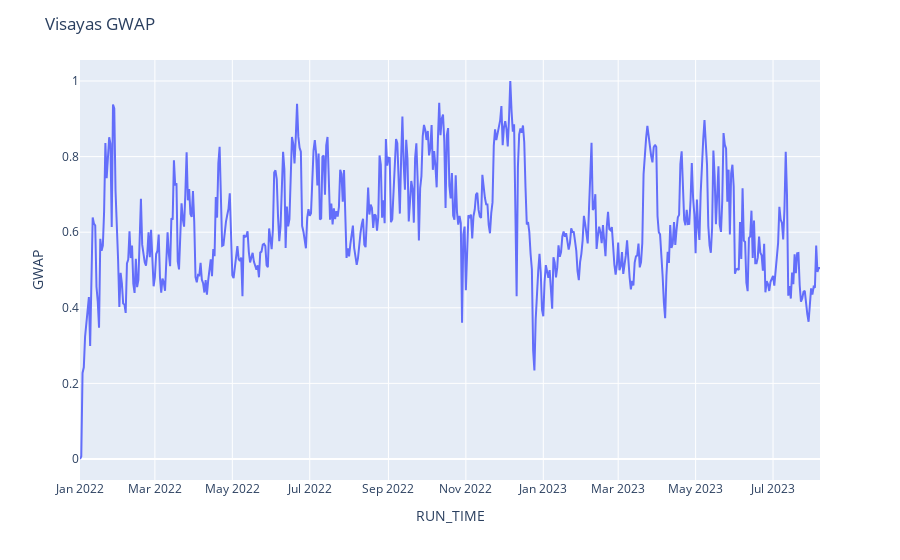
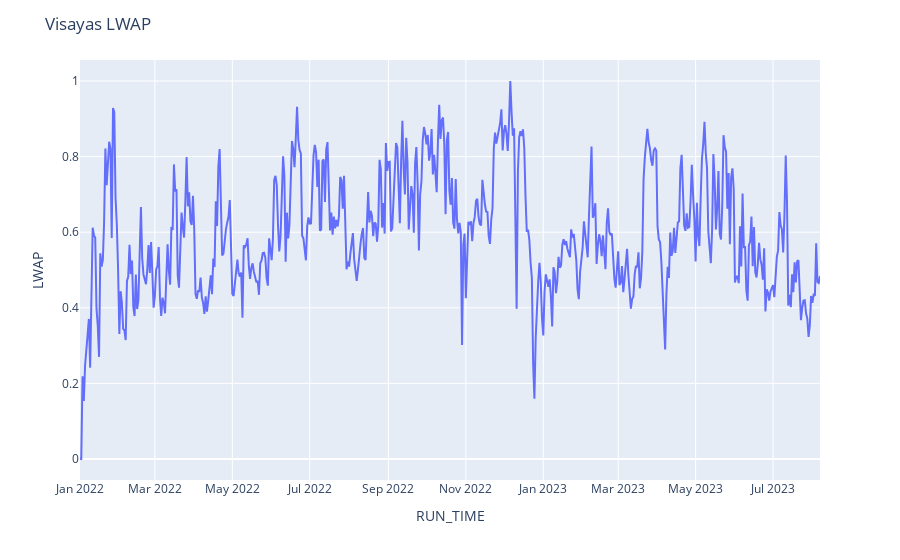

The code cell stored with these charts, in order, in its notebook:
### Code cell
#Plotting Train LWAP ang GWAP
# Create the line plot
gwap_plot = px.line(GWAP_train, x=GWAP_train.index, y='GWAP')
lwap_plot = px.line(LWAP_train, x=LWAP_train.index, y='LWAP')
# Set the title using the ticker value
gwap_plot.update_layout(title=f"Visayas GWAP")
lwap_plot.update_layout(title=f"Visayas LWAP")
# Display the plot
gwap_plot.show()
lwap_plot.show()

### Figure 1 — Plotly figure (JSON) as saved in the notebook; plotly's stock layout.template omitted (floating-point values rounded to 4 significant figures; data arrays with more than 128 entries replaced by an {"elided": "..."} marker saying what was removed)
{"data": [{"hovertemplate": "RUN_TIME=%{x}<br>GWAP=%{y}<extra></extra>", "legendgroup": "", "line": {"color": "#636efa", "dash": "solid"}, "marker": {"symbol": "circle"}, "mode": "lines", "name": "", "orientation": "v", "showlegend": false, "type": "scatter", "x": {"elided": "584 str values"}, "xaxis": "x", "y": {"elided": "584 float values"}, "yaxis": "y"}], "layout": {"legend": {"tracegroupgap": 0}, "margin": {"t": 60}, "title": {"text": "Visayas GWAP"}, "xaxis": {"anchor": "y", "domain": [0, 1], "title": {"text": "RUN_TIME"}}, "yaxis": {"anchor": "x", "domain": [0, 1], "title": {"text": "GWAP"}}}}

### Figure 2 — Plotly figure (JSON) as saved in the notebook; plotly's stock layout.template omitted (floating-point values rounded to 4 significant figures; data arrays with more than 128 entries replaced by an {"elided": "..."} marker saying what was removed)
{"data": [{"hovertemplate": "RUN_TIME=%{x}<br>LWAP=%{y}<extra></extra>", "legendgroup": "", "line": {"color": "#636efa", "dash": "solid"}, "marker": {"symbol": "circle"}, "mode": "lines", "name": "", "orientation": "v", "showlegend": false, "type": "scatter", "x": {"elided": "584 str values"}, "xaxis": "x", "y": {"elided": "584 float values"}, "yaxis": "y"}], "layout": {"legend": {"tracegroupgap": 0}, "margin": {"t": 60}, "title": {"text": "Visayas LWAP"}, "xaxis": {"anchor": "y", "domain": [0, 1], "title": {"text": "RUN_TIME"}}, "yaxis": {"anchor": "x", "domain": [0, 1], "title": {"text": "LWAP"}}}}
